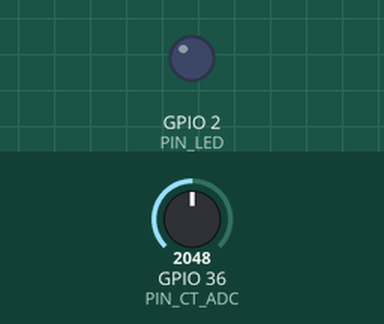
Simulated run of this sketch. Board: ESP32. Shown: output pins drawn as LEDs (lit = HIGH). Inputs (shaded band) come from the test bench; at power-on: GPIO 36 (PIN_CT_ADC) = 2048 (analog values on the 0–4095 scale). What the sketch prints to the serial monitor is not drawn.

Above: at 5.8 s.
5.9 s: GPIO 36 (PIN_CT_ADC) set to 879
11.9 s: GPIO 36 (PIN_CT_ADC) set to 749
Timing chart, 0 to 26.6 s (numbered marks = the images above; inputs shaded):
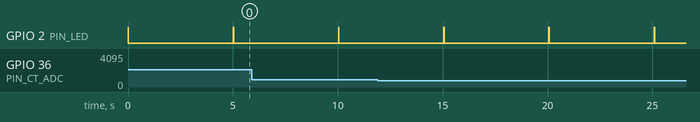

Measured:
- by itself, GPIO 2 (PIN_LED): alternates HIGH for 0.02 s and LOW for 5.0 s

The sketch:

sketch.ino
```cpp
/*
 * NeerSync Node N1: Tube-well / Pump Monitoring Wokwi Virtual Test Sketch
 * Simulates CT current clamp sampling and emits contract-compliant JSON.
 * Note: High-voltage AC mains is NOT simulated physically in browser (UNVERIFIED).
 */

#define PIN_LED 2
#define PIN_CT_ADC 36

static uint32_t seq = 1;

void setup() {
  Serial.begin(115200);
  pinMode(PIN_LED, OUTPUT);
  analogReadResolution(12);
  Serial.println(F("--- NeerSync Node N1 (Pump) Wokwi Simulation Started ---"));
}

void loop() {
  digitalWrite(PIN_LED, HIGH);

  // Read simulated CT potentiometer
  int raw = analogRead(PIN_CT_ADC);
  float current_a = (raw / 4095.0f) * 50.0f; // Scale 0-50A
  current_a = roundf(current_a * 10.0f) / 10.0f;
  float voltage_v = (current_a > 1.0f) ? 231.2f : 0.0f; // 230V if running
  float battery_v = 4.10f;
  int rssi = -68;

  // Emit strictly valid contracts JSON
  Serial.print(F("{\"schema_version\":\"1.0\",\"node_id\":\"NS-UP-245123-N001\",\"lgd_gp_code\":\"245123\",\"scheme_id\":\"SCH-UP-245123\",\"ts\":\"2026-10-04T12:00:00Z\",\"seq\":"));
  Serial.print(seq++);
  Serial.print(F(",\"type\":\"pump\",\"values\":{\"current_a\":"));
  Serial.print(current_a, 1);
  Serial.print(F(",\"voltage_v\":"));
  Serial.print(voltage_v, 1);
  Serial.print(F("},\"battery_v\":"));
  Serial.print(battery_v, 2);
  Serial.print(F(",\"rssi_dbm\":"));
  Serial.print(rssi);
  Serial.println(F(",\"fw\":\"1.0.0\"}"));

  digitalWrite(PIN_LED, LOW);
  delay(5000); // 5-second simulation step
}
```
